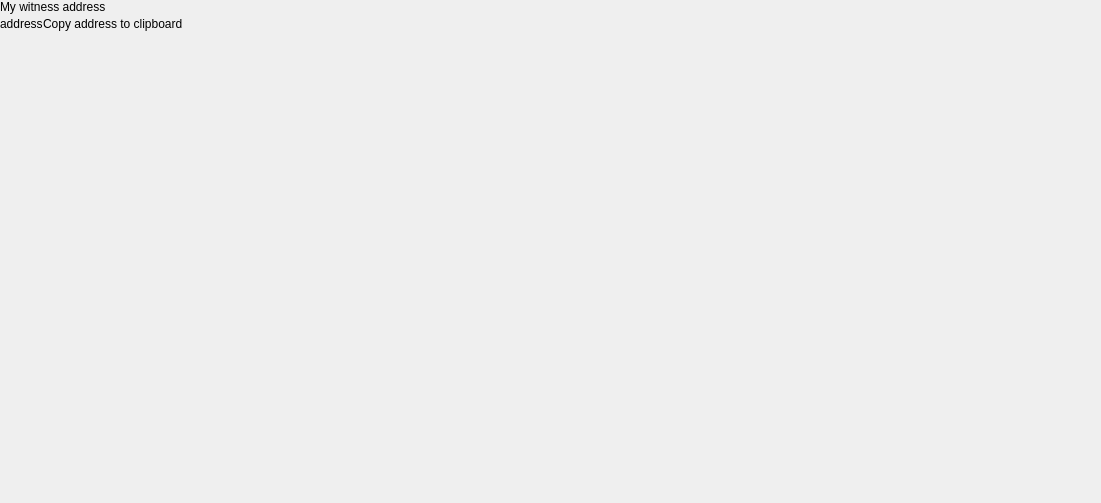
<?xml version="1.0" encoding="UTF-8"?>
<ui version="4.0">
 <class>ViewAddressDialog</class>
 <widget class="QDialog" name="ViewAddressDialog">
  <property name="geometry">
   <rect>
    <x>0</x>
    <y>0</y>
    <width>1101</width>
    <height>503</height>
   </rect>
  </property>
  <property name="sizePolicy">
   <sizepolicy hsizetype="Expanding" vsizetype="Expanding">
    <horstretch>0</horstretch>
    <verstretch>0</verstretch>
   </sizepolicy>
  </property>
  <property name="toolTip">
   <string notr="true"/>
  </property>
  <layout class="QVBoxLayout" name="verticalLayout_2">
   <property name="spacing">
    <number>0</number>
   </property>
   <property name="leftMargin">
    <number>0</number>
   </property>
   <property name="topMargin">
    <number>0</number>
   </property>
   <property name="rightMargin">
    <number>0</number>
   </property>
   <property name="bottomMargin">
    <number>0</number>
   </property>
   <item>
    <layout class="QHBoxLayout" name="horizontalLayout">
     <property name="spacing">
      <number>0</number>
     </property>
     <item>
      <layout class="QVBoxLayout" name="outerLayout">
       <property name="spacing">
        <number>0</number>
       </property>
       <item>
        <layout class="QVBoxLayout" name="verticalLayout">
         <property name="spacing">
          <number>0</number>
         </property>
         <property name="leftMargin">
          <number>0</number>
         </property>
         <property name="topMargin">
          <number>0</number>
         </property>
         <property name="rightMargin">
          <number>0</number>
         </property>
         <property name="bottomMargin">
          <number>0</number>
         </property>
         <item>
          <widget class="QLabel" name="viewAddressLabel">
           <property name="text">
            <string>My witness address</string>
           </property>
           <property name="indent">
            <number>0</number>
           </property>
          </widget>
         </item>
         <item>
          <layout class="QHBoxLayout" name="accountAddressLayout">
           <property name="spacing">
            <number>0</number>
           </property>
           <property name="bottomMargin">
            <number>0</number>
           </property>
           <item>
            <widget class="QLabel" name="accountAddress">
             <property name="text">
              <string>address</string>
             </property>
             <property name="indent">
              <number>0</number>
             </property>
             <property name="textInteractionFlags">
              <set>Qt::TextSelectableByMouse</set>
             </property>
            </widget>
           </item>
           <item>
            <widget class="ClickableLabel" name="accountCopyToClipboardButton">
             <property name="toolTip">
              <string>Copy address to clipboard</string>
             </property>
             <property name="text">
              <string notr="true">Copy address to clipboard</string>
             </property>
             <property name="indent">
              <number>0</number>
             </property>
            </widget>
           </item>
           <item>
            <spacer name="horizontalSpacer">
             <property name="orientation">
              <enum>Qt::Horizontal</enum>
             </property>
             <property name="sizeHint" stdset="0">
              <size>
               <width>40</width>
               <height>20</height>
              </size>
             </property>
            </spacer>
           </item>
          </layout>
         </item>
         <item>
          <widget class="ClickableQRImage" name="addressQRImage">
           <property name="sizePolicy">
            <sizepolicy hsizetype="Fixed" vsizetype="Fixed">
             <horstretch>0</horstretch>
             <verstretch>0</verstretch>
            </sizepolicy>
           </property>
           <property name="minimumSize">
            <size>
             <width>260</width>
             <height>260</height>
            </size>
           </property>
           <property name="maximumSize">
            <size>
             <width>260</width>
             <height>260</height>
            </size>
           </property>
           <property name="toolTip">
            <string/>
           </property>
           <property name="text">
            <string/>
           </property>
           <property name="indent">
            <number>0</number>
           </property>
          </widget>
         </item>
         <item>
          <layout class="QHBoxLayout" name="horizontalLayout_8">
           <property name="spacing">
            <number>0</number>
           </property>
           <property name="bottomMargin">
            <number>0</number>
           </property>
          </layout>
         </item>
         <item>
          <spacer name="verticalSpacer">
           <property name="orientation">
            <enum>Qt::Vertical</enum>
           </property>
           <property name="sizeHint" stdset="0">
            <size>
             <width>20</width>
             <height>283</height>
            </size>
           </property>
          </spacer>
         </item>
        </layout>
       </item>
      </layout>
     </item>
    </layout>
   </item>
  </layout>
 </widget>
 <customwidgets>
  <customwidget>
   <class>ClickableQRImage</class>
   <extends>QLabel</extends>
   <header location="global">qt/clickableqrimage.h</header>
  </customwidget>
  <customwidget>
   <class>ClickableLabel</class>
   <extends>QLabel</extends>
   <header location="global">qt/clickablelabel.h</header>
  </customwidget>
 </customwidgets>
 <resources>
  <include location="../../gulden.qrc"/>
 </resources>
 <connections/>
</ui>
